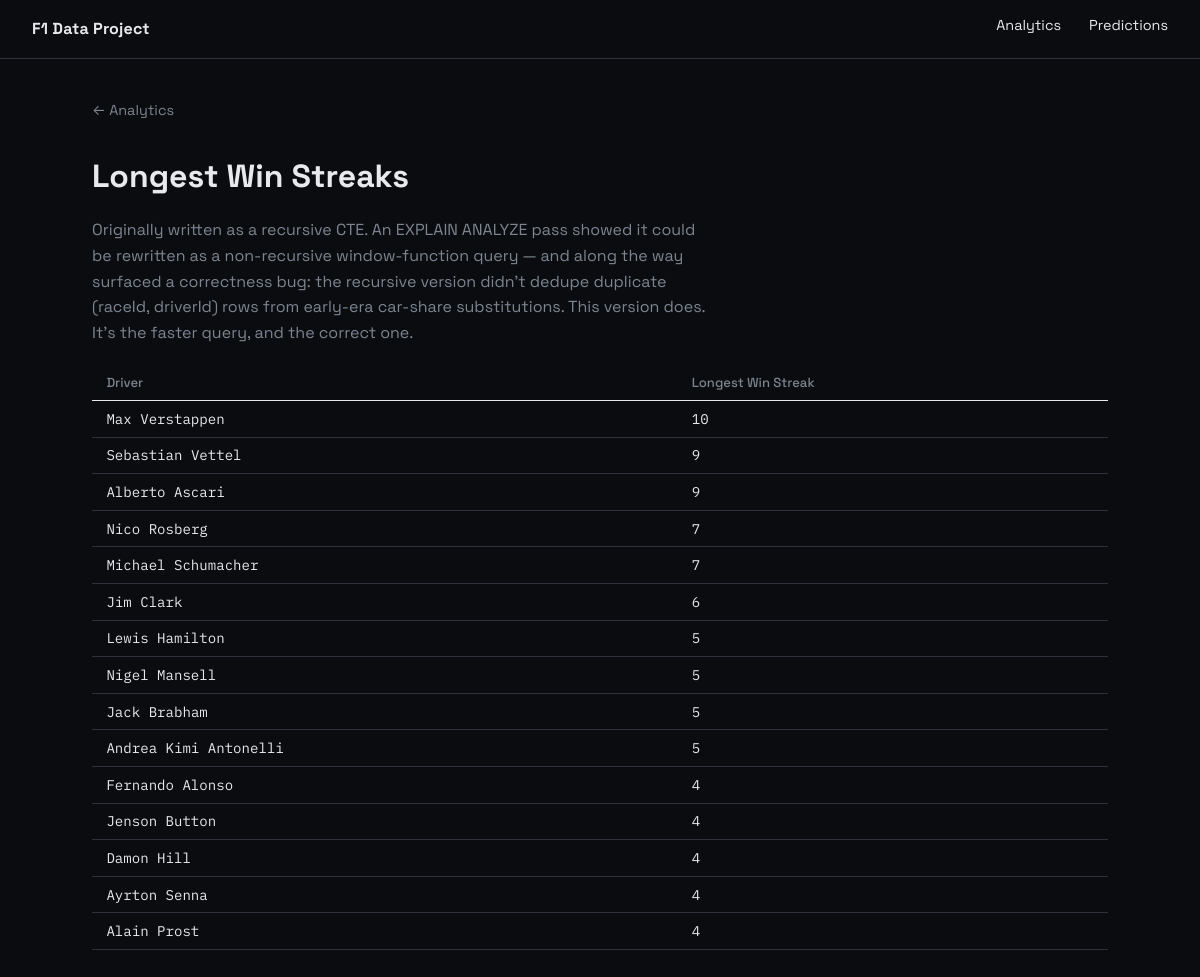
Screenshot of /analytics/win-streaks with the database file from the repository.
### tables this page shows
CREATE TABLE "drivers" (
"driverId" INTEGER,
  "driverRef" TEXT,
  "number" REAL,
  "code" TEXT,
  "forename" TEXT,
  "surname" TEXT,
  "dob" DATE,
  "nationality" TEXT,
  "url" TEXT
);

### analytics.py (the view)
@analytics_bp.route("/win-streaks")
def win_streaks():
    session = get_session()
    rows = session.execute(
        text(
            """
            WITH driver_race_dedup AS (
                SELECT raceId, driverId, MIN(positionOrder) AS positionOrder
                FROM results
                GROUP BY raceId, driverId
            ),
            driver_race_seq AS (
                SELECT
                    d.driverId,
                    ra.date,
                    CASE WHEN d.positionOrder = 1 THEN 1 ELSE 0 END AS is_win,
                    SUM(CASE WHEN d.positionOrder = 1 THEN 0 ELSE 1 END)
                        OVER (PARTITION BY d.driverId ORDER BY ra.date) AS streak_group
                FROM driver_race_dedup d
                JOIN races ra ON ra.raceId = d.raceId
            ),
            win_streaks AS (
                SELECT
                    driverId,
                    COUNT(*) AS streak_length
                FROM driver_race_seq
                WHERE is_win = 1
                GROUP BY driverId, streak_group
            )
            SELECT
                d.forename,
                d.surname,
                MAX(ws.streak_length) AS longest_win_streak
            FROM win_streaks ws
            JOIN drivers d ON d.driverId = ws.driverId
            GROUP BY ws.driverId, d.forename, d.surname
            ORDER BY longest_win_streak DESC
            LIMIT 15
            """
        )
    ).mappings().all()
    return render_template("analytics/win_streaks.html", rows=rows)

### db.py (called while the page is built)
def get_session():
    return SessionLocal()

def close_session(exception=None):
    SessionLocal.remove()

### templates/analytics/win_streaks.html (shortened to what this page needs)
{% extends "base.html" %}
{% block content %}
<a class="back-link" href="{{ url_for('analytics.index') }}">&larr; Analytics</a>
<h1>Longest Win Streaks</h1>
<p class="subtitle">
    Originally written as a recursive CTE. An EXPLAIN ANALYZE pass showed it
    could be rewritten as a non-recursive window-function query — and along
    the way surfaced a correctness bug: the recursive version didn't dedupe
    duplicate (raceId, driverId) rows from early-era car-share substitutions.
    This version does. It's the faster query, and the correct one.
</p>
<table class="data-table sortable">
    <thead>
        <tr>
            <th data-sort="text">Driver</th>
            <th data-sort="numeric" data-sort-default="desc">Longest Win Streak</th>
        </tr>
    </thead>
    <tbody>
        {% for row in rows %}
        <tr>
            <td>{{ row.forename }} {{ row.surname }}</td>
            <td>{{ row.longest_win_streak }}</td>
        </tr>
        {% endfor %}
    </tbody>
</table>
{% endblock %}

### static/css/style.css (style rules this page uses)
:root { --bg: #0A0C10; --panel: #14171D; --border: #2C313B; --text: #E7E9EC; --muted: #7C8590; --accent: #C400FF; --error: #FF5F5F; --font-sans: 'Space Grotesk', -apple-system, "Segoe UI", sans-serif; --font-mono: 'IBM Plex Mono', 'SFMono-Regular', Consolas, monospace; }
* { box-sizing: border-box; }
body { margin: 0; background: var(--bg); color: var(--text); font-family: var(--font-sans); }
a { color: inherit; }
.subtitle { color: var(--muted); max-width: 620px; line-height: 1.6; }
.data-table { width: 100%; border-collapse: collapse; margin-top: 1.25rem; font-family: var(--font-mono); font-size: 0.88rem; }
.data-table th, .data-table td { padding: 0.55rem 0.9rem; text-align: left; border-bottom: 1px solid var(--border); }
.data-table th { font-family: var(--font-sans); color: var(--muted); font-weight: 500; font-size: 0.82rem; border-bottom: 1px solid var(--text); user-select: none; cursor: pointer; }
.back-link { display: inline-block; color: var(--muted); text-decoration: none; margin-bottom: 1rem; font-size: 0.9rem; }

### rows the page displays
drivers: forename "Max", surname "Verstappen", longest_win_streak "10"
drivers: forename "Sebastian", surname "Vettel", longest_win_streak "9"
drivers: forename "Alberto", surname "Ascari", longest_win_streak "9"
drivers: forename "Nico", surname "Rosberg", longest_win_streak "7"
drivers: forename "Michael", surname "Schumacher", longest_win_streak "7"
drivers: forename "Jim", surname "Clark", longest_win_streak "6"
drivers: forename "Lewis", surname "Hamilton", longest_win_streak "5"
drivers: forename "Nigel", surname "Mansell", longest_win_streak "5"
drivers: forename "Jack", surname "Brabham", longest_win_streak "5"
drivers: forename "Andrea Kimi", surname "Antonelli", longest_win_streak "5"
drivers: forename "Fernando", surname "Alonso", longest_win_streak "4"
drivers: forename "Jenson", surname "Button", longest_win_streak "4"
drivers: forename "Damon", surname "Hill", longest_win_streak "4"
drivers: forename "Ayrton", surname "Senna", longest_win_streak "4"
drivers: forename "Alain", surname "Prost", longest_win_streak "4"
